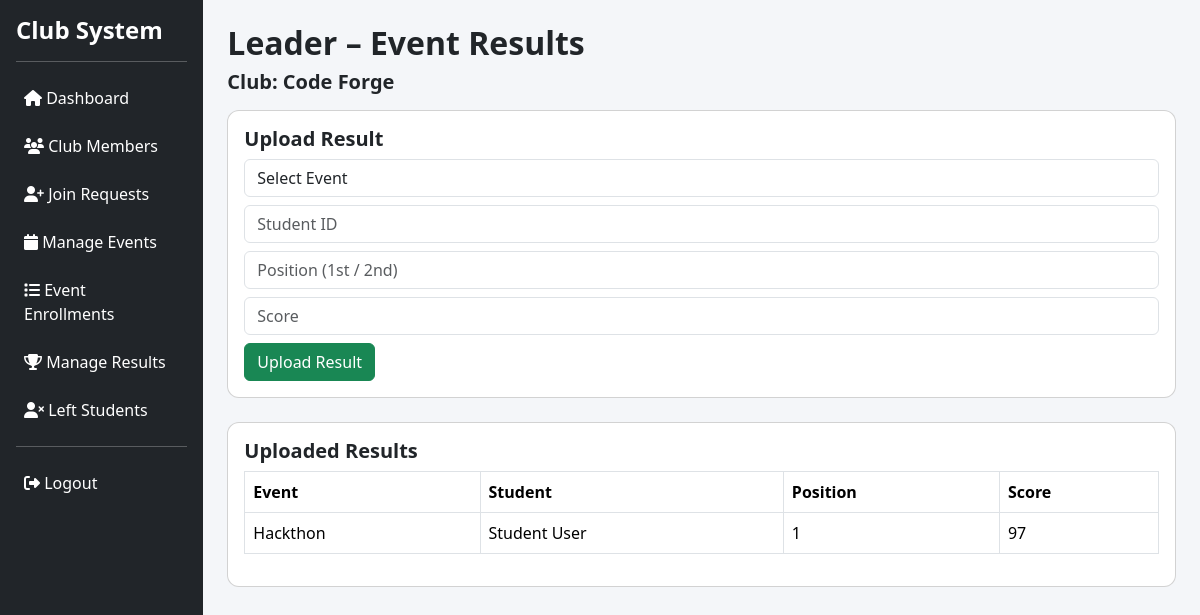
Page /leader/results.php (signed in) on the committed database.
### tables this page shows
CREATE TABLE `clubs` (
  `club_id` int(11) NOT NULL,
  `club_name` varchar(100) NOT NULL,
  `description` text DEFAULT NULL,
  `leader_id` int(11) DEFAULT NULL,
  `faculty_id` int(11) DEFAULT NULL,
  `created_at` timestamp NOT NULL DEFAULT current_timestamp()
);

CREATE TABLE `event_results` (
  `result_id` int(11) NOT NULL,
  `event_id` int(11) NOT NULL,
  `student_id` int(11) NOT NULL,
  `position` varchar(20) DEFAULT NULL,
  `score` varchar(20) DEFAULT NULL
);

CREATE TABLE `events` (
  `event_id` int(11) NOT NULL,
  `club_id` int(11) NOT NULL,
  `created_by` int(11) NOT NULL,
  `title` varchar(150) NOT NULL,
  `description` text DEFAULT NULL,
  `event_date` date DEFAULT NULL,
  `approval_status` enum('pending','approved','rejected') DEFAULT 'pending',
  `created_at` timestamp NOT NULL DEFAULT current_timestamp()
);

CREATE TABLE `users` (
  `user_id` int(11) NOT NULL,
  `name` varchar(100) NOT NULL,
  `email` varchar(100) NOT NULL,
  `password` varchar(255) NOT NULL,
  `role` enum('admin','leader','student','faculty') NOT NULL,
  `status` enum('active','inactive') DEFAULT 'active',
  `created_at` timestamp NOT NULL DEFAULT current_timestamp(),
  `reset_token` varchar(255) DEFAULT NULL,
  `reset_token_expiry` datetime DEFAULT NULL
);

### src/leader/results.php (the view, shortened to what this page needs)
<?php
include "../config/db.php";
include "../includes/header.php";
include "../includes/sidebar.php";
$leader_id = $_SESSION['user_id'];
$clubQ = mysqli_query($conn, "SELECT club_id, club_name FROM clubs WHERE leader_id='$leader_id'");
$club  = mysqli_fetch_assoc($clubQ);
$club_id   = $club['club_id'] ?? 0;
$club_name = $club['club_name'] ?? '';
$results = mysqli_query($conn, "
    SELECT r.*, u.name AS student_name, e.title AS event_title
    FROM event_results r
    JOIN users u ON r.student_id = u.user_id
    JOIN events e ON r.event_id = e.event_id
    WHERE e.club_id='$club_id'
    ORDER BY e.event_date DESC
");
?>
<h2>Leader – Event Results</h2>
<?php if(!$club_id){ ?>
    <div class="alert alert-warning">No club assigned.</div>
<?php } else { ?>
<h5 class="mb-3">Club: <?= $club_name ?></h5>
<div class="card p-3 mb-4">
    <h5>Upload Result</h5>
    <form method="POST">
        <select name="event_id" class="form-control mb-2" required>
            <option value="">Select Event</option>
        </select>
        <input type="number" name="student_id" class="form-control mb-2" placeholder="Student ID" required>
        <input type="text" name="position" class="form-control mb-2" placeholder="Position (1st / 2nd)">
        <input type="text" name="score" class="form-control mb-2" placeholder="Score">
        <button name="upload" class="btn btn-success">Upload Result</button>
    </form>
</div>
<div class="card p-3">
    <h5>Uploaded Results</h5>
    <?php if(mysqli_num_rows($results)==0){ ?>
        <p class="text-muted">No results uploaded yet.</p>
    <?php } else { ?>
    <table class="table table-bordered">
        <tr>
            <th>Event</th>
            <th>Student</th>
            <th>Position</th>
            <th>Score</th>
        </tr>
        <?php while($r = mysqli_fetch_assoc($results)){ ?>
        <tr>
            <td><?= $r['event_title'] ?></td>
            <td><?= $r['student_name'] ?></td>
            <td><?= $r['position'] ?></td>
            <td><?= $r['score'] ?></td>
        </tr>
        <?php } ?>
    </table>
    <?php } ?>
</div>
<?php } ?>
<?php include "../includes/footer.php"; ?>

### src/assets/css/style.css (style rules this page uses)
body { background-color: #f4f6f9; font-family: 'Segoe UI', sans-serif; }
.card { border-radius: 12px; }
.table { background: #fff; }
h2, h4, h5 { font-weight: 600; }

### rows in the picture
clubs: club_name "Code Forge"
event_results: event.title "Hackthon", student.name "Student User", position "1", score "97"
